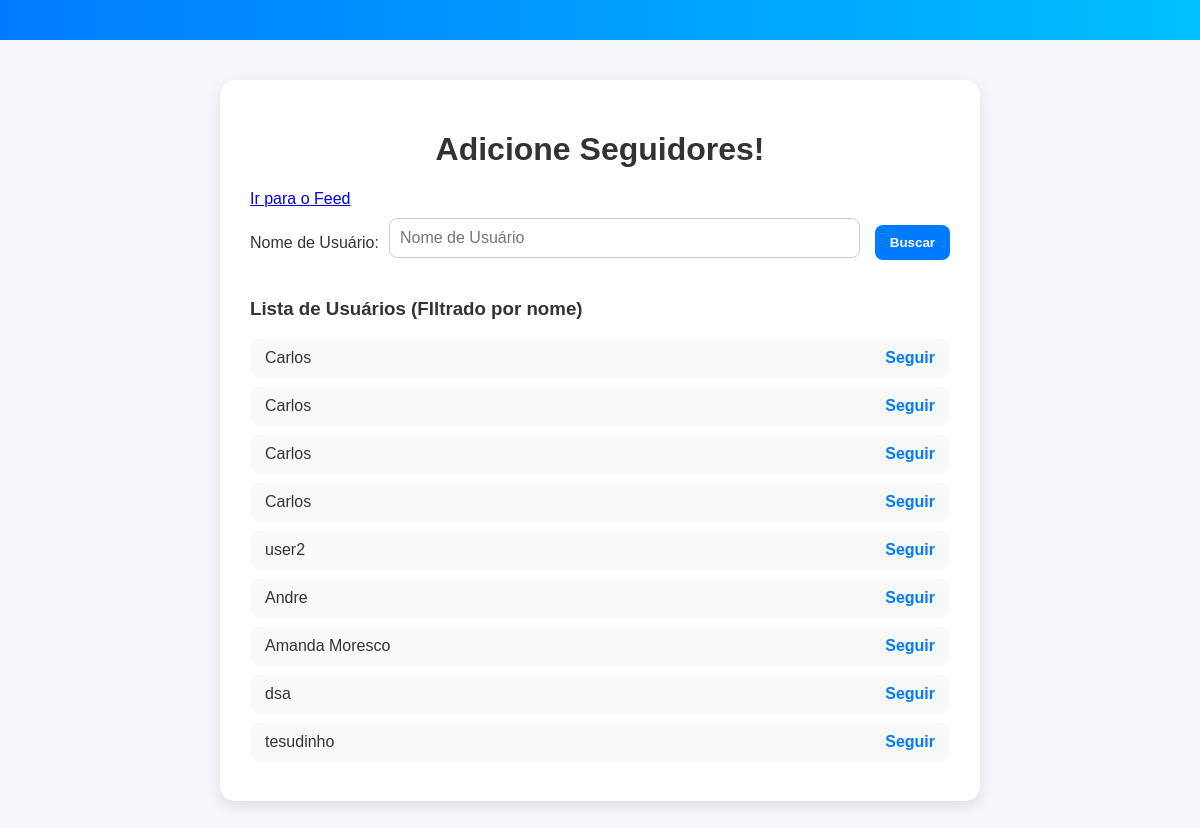
The app's page /pages/seguidores.php (signed in) with its own data.
### tables this page shows
CREATE TABLE `usuarios` (
  `idusuarios` int NOT NULL AUTO_INCREMENT,
  `email` varchar(45) DEFAULT NULL,
  `senha` varchar(255) DEFAULT NULL,
  `nome` varchar(45) DEFAULT NULL,
  `nome_usuario` varchar(45) DEFAULT NULL,
  `nascimento` date DEFAULT NULL,
  `foto_perfil` varchar(45) DEFAULT NULL,
  `genero` varchar(20) DEFAULT NULL,
  `objetivos` text,
  `esportes_favoritos` text,
  PRIMARY KEY (`idusuarios`)
);

### login/src/UsuarioDAO.php (called while the page is built, shortened)
<?php
class UsuarioDAO {
public static function buscarUsuarioNome($nome){
    $sql = "SELECT * FROM usuarios WHERE nome like ?";
    $conexao = ConexaoBD::conectar();
    $stmt = $conexao->prepare($sql);
    $nome = "%".$nome."%";
    $stmt-> bindParam(1,$nome);
    $stmt->execute();
    return $stmt->fetchAll(PDO::FETCH_ASSOC);
}
}
?>

### login/src/SeguidoDAO.php (called while the page is built, shortened)
<?php
class SeguidoDAO{
    public static function estaSeguindo($idusuario, $idseguidor) {
    $conexao = ConexaoBD::conectar();
    $sql = "SELECT COUNT(*) FROM seguidores WHERE idusuario = ? AND idseguidor = ?";
    $stmt = $conexao->prepare($sql);
    $stmt->bindParam(1, $idusuario);
    $stmt->bindParam(2, $idseguidor);
    $stmt->execute();
    return $stmt->fetchColumn() > 0;
}
}

### pages/seguidores.php (the view, shortened to what this page needs)
<?php
    require_once "../login/src/UsuarioDAO.php";
    require_once "../login/src/SeguidoDAO.php";
    $usuarios = UsuarioDAO::buscarUsuarioNome($_GET["nome"],$_SESSION['idusuarios']);
?>
<!DOCTYPE html>
<html lang="en">
<head>
    <link rel="stylesheet" href="../login/seguidores.css">
</head>
<body>
    <header>
    </header>
    <main>
        <h1>Adicione Seguidores!</h1>
        <a href="home.php">Ir para o Feed</a>
        <form action="">
        <div class="busca">
        <label for="">Nome de Usuário:</label>
        <input type="text" name="nome" placeholder="Nome de Usuário">
        <button type="submit">Buscar</button>
        </div>
        </form>
        <h3>Lista de Usuários (FIltrado por nome)</h3>
<?php
for ($i = 0; $i < count($usuarios); $i++) {
    $jaSeguindo = SeguidoDAO::estaSeguindo($usuarios[$i]['idusuarios'], $_SESSION['idusuarios']);
?>
    <div class="usuario">
        <span><?= $usuarios[$i]["nome"] ?></span>
        <div>
            <?php if ($jaSeguindo): ?>
                <a href="../actions/deixar_seguir.php?idseguidor=<?= $usuarios[$i]['idusuarios'] ?>">Deixar de seguir</a>
            <?php else: ?>
                <a href="../actions/seguir.php?idseguidor=<?= $usuarios[$i]['idusuarios'] ?>">Seguir</a>
            <?php endif; ?>
        </div>
    </div>
<?php
}
?>
    </main>
</body>
</html>

### assets/css/seguidores.css (style rules this page uses)
body { font-family: "Poppins", Arial, sans-serif; background-color: #f5f7fa; margin: 0; padding: 0; }
header { background: linear-gradient(90deg, #007bff, #00bfff); color: white; text-align: center; padding: 20px 0; font-size: 1.5em; font-weight: bold; letter-spacing: 1px; }
main { max-width: 700px; margin: 40px auto; background: #fff; border-radius: 15px; padding: 30px; box-shadow: 0 5px 15px rgba(0,0,0,0.1); }
h1 { text-align: center; color: #333; }
label { font-weight: 500; color: #333; }
input[type="text"] { width: 70%; padding: 10px; border-radius: 8px; border: 1px solid #ccc; margin: 10px 5px 20px 0; font-size: 1em; }
button { background-color: #007bff; color: white; border: none; padding: 10px 15px; border-radius: 8px; cursor: pointer; font-weight: bold; transition: 0.3s; }
h3 { margin-top: 20px; color: #333; }
.usuario { display: flex; justify-content: space-between; align-items: center; background-color: #f8f9fb; border-radius: 10px; padding: 10px 15px; margin: 10px 0; transition: 0.3s; }
.usuario span { font-weight: 500; color: #333; }
.usuario a { margin-left: 10px; text-decoration: none; color: #007bff; font-weight: bold; transition: 0.2s; }
.busca { display: flex; align-items: center; gap: 10px; margin-bottom: 20px; }
.busca input[type="text"] { flex: 1; }

### records on screen
usuarios: nome "Carlos"
usuarios: nome "Carlos"
usuarios: nome "Carlos"
usuarios: nome "Carlos"
usuarios: nome "user2"
usuarios: nome "Andre"
usuarios: nome "Amanda Moresco"
usuarios: nome "dsa"
usuarios: nome "tesudinho"
